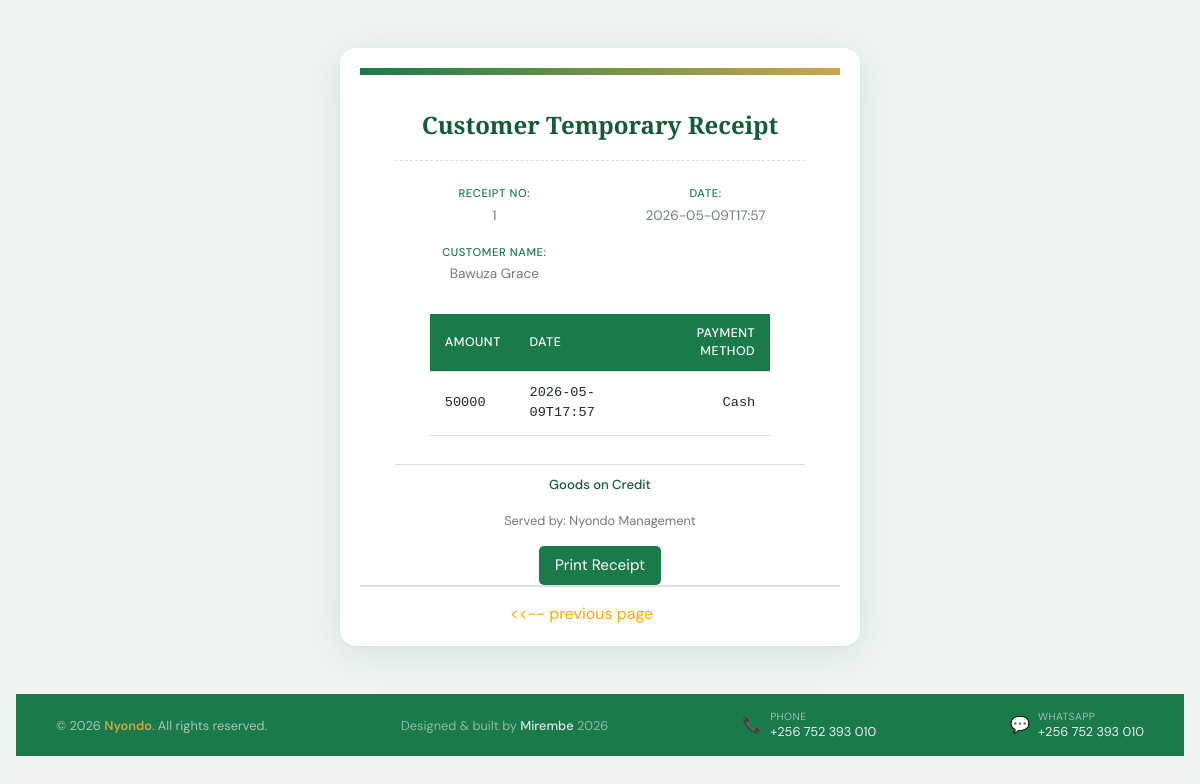
The page /customer_list/1/edit/ (signed in) on the database as committed earlier.
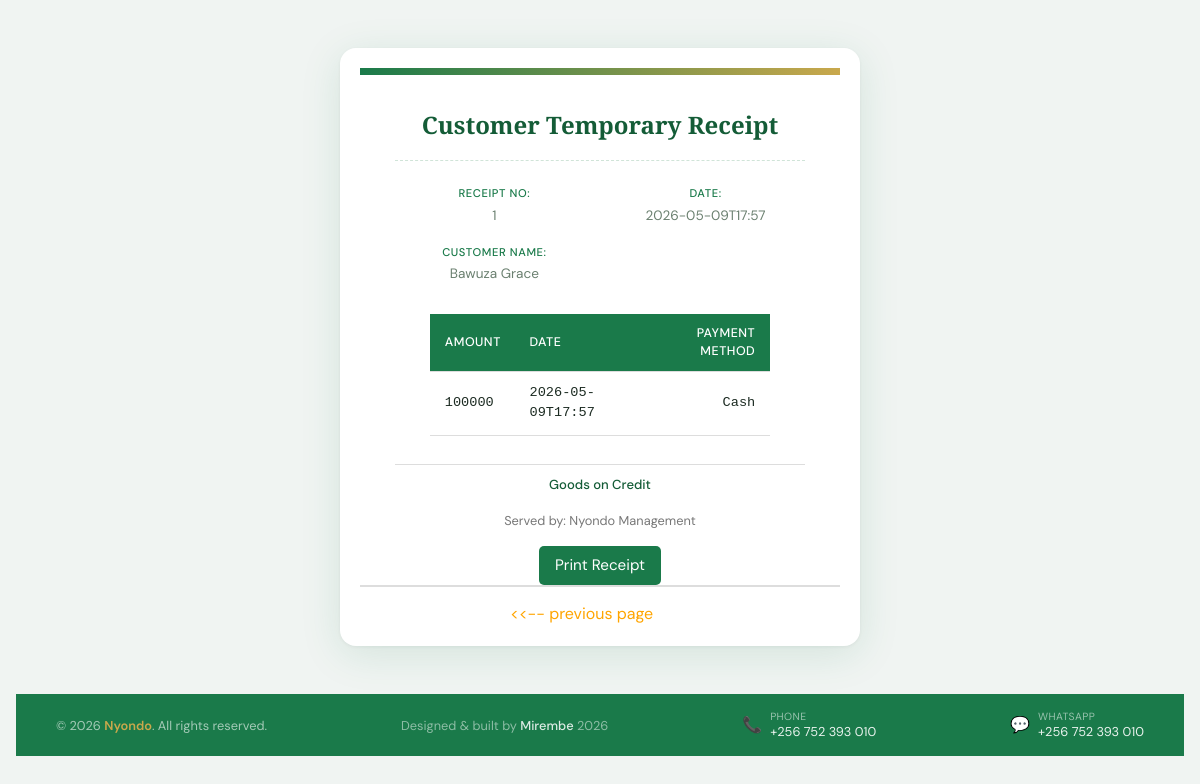
The same page on the database as committed later.
### hardwareapp/models.py (models this page shows)
class Register(models.Model):
    name = models.CharField(max_length=255)
    nin = models.CharField(max_length=255)
    phone = models.IntegerField()
    address = models.CharField(max_length=255)
    date = models.CharField(max_length=255, null=True)
    select_product = models.CharField(max_length=255)
    amount = models.IntegerField()
    payment_method = models.CharField(max_length=255)

### hardwareapp/views.py (the view)
# urls.py: path('customer_list/<int:pk>/edit/', views.customer_detail, name='customer_detail'),
@login_required
def customer_detail(request, pk):
    entry = get_object_or_404(Register, pk=pk)
    return render(request, 'customer_edit.html', {'entry': entry})

### hardwareapp/templates/customer_edit.html (shortened to what this page needs)
{% extends 'base.html' %}
{% block content %}
<!DOCTYPE html>
<html lang="en">
<head>
</head>
<body>
<div class="receipt-container">
    <div class="header">
<div class="receipt">
    <p><strong>Customer Temporary Receipt</strong></p>
</div>
<div class="details">
    <p><strong>Receipt No:</strong> {{ entry.id }}</p>
    <p><strong>Date:</strong> {{ entry.date }}</p>
    <p><strong>Customer Name:</strong> {{ entry.name }}</p>
</div>
<div class="items">
    <table>
        <thead>
            <tr>
                <th>Amount</th>
                <th>Date</th>
                <th>Payment Method</th>
            </tr>
        </thead>
        <tbody>
            <tr>
                <td>{{ entry.amount }}</td>
                <td>{{ entry.date}}</td>
                <td>{{ entry.payment_method }}</td>
            </tr>
        </tbody>
    </table>
</div>
<div class="footer">
    <p>Goods on Credit</p>
    <p>Served by: Nyondo Management</p>
</div>
<button onclick="window.print()" style="color: #ffffff; text-decoration: none; font-size: .95rem; background: var(--green); padding: .5rem 1rem; border-radius: 5px; border: none; cursor: pointer;">Print Receipt</button>
</div>
<a style="color: orange; text-decoration: none; margin-left: 150px;" href="{% url 'customer_list' %}"><<-- previous page</a>
</div>
{% endblock %}

Rows that differ between the two databases and show on the page:
changed Register "Bawuza Grace": amount "50000" → "100000"
